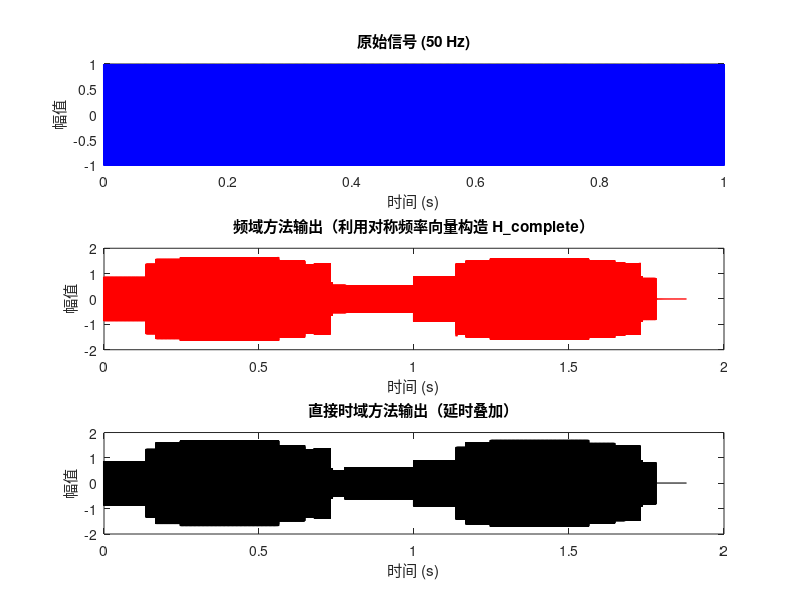

MATLAB code to generate this figure:
%% 参数设置
clc; clear; close all;

fs = 52734;         % 采样率 (Hz)
T = 1;             % 信号持续时间 (秒)
N = fs * T;        % 原始信号采样点数

% 信道参数：对于单频率（例如 50Hz），给出两条路径的参数（其他频率可以类似）
% 这里假设仅对 50Hz 下的信道参数有效
K = 10;
delay = rand(1,K);  % 单位秒
amp   = rand(1,K);
phase = zeros(1,K);

% 为了时域对齐，将延迟归零，即减去所有延迟的最小值
delay_shift = delay - min(delay);

% 目标时域输出长度：信号长度 + 最大延迟（归零后） + 余量
tgtlength = ceil((T + max(delay_shift) + 0.1)*fs);

%% 原始信号生成
% 仅使用 50 Hz 正弦信号
t = (0:N-1)/fs;
signal = 1*cos(2*pi*5000*t);

%% 【频域方法】构造完整信道频率响应（方式一：对称频率向量）
% 设 M 为零填充后的长度
M = tgtlength;

% 构造对称频率向量 f_vec
if mod(M,2) == 0
    f_vec = (-M/2:M/2-1)*(fs/M);
else
    f_vec = (-(M-1)/2:(M-1)/2)*(fs/M);
end

% 构造 H_tmp（中心化频谱），只针对 50 Hz 分量赋值
H_tmp = zeros(1,M);
for i = 1:length(delay)
    % 这里构造的频率响应覆盖全频带，但其实非目标频率处贡献为相位旋转
    H_tmp = H_tmp + amp(i)*exp(1j*phase(i)) .* exp(-1j*2*pi * f_vec * delay_shift(i));
end

% 将中心化频谱转换为 MATLAB 标准顺序
H_complete = ifftshift(H_tmp);

% 验证共轭对称（可选打印部分对比）
% 对于 k = 2...M/2, 理论要求 H_complete(M - k + 2) = conj(H_complete(k))
fprintf('验证共轭对称性（数值）：\n');
for k = 2:ceil(M/2)
    diff_val = norm( H_complete(M - k + 2) - conj(H_complete(k)) );
    fprintf('k = %d, 差值 = %e\n', k, diff_val);
end

%% 频域处理
% 将原始信号零填充到长度 M 后 FFT
x_padded = [signal, zeros(1, M-N)];
X = fft(x_padded, M);

% 频域乘法
Y = X .* H_complete;

% IFFT 得到时域输出
y_freq = ifft(Y, M);
t_freq = (0:M-1)/fs;

%% 【直接时域方法】分路径延时叠加
% 对于 50Hz 分量，直接将信号按各路径延时和幅值叠加
tgtsig = zeros(1, M);
for i = 1:length(delay)
    offset = ceil(delay_shift(i)*fs);  % 延迟转换为样本数
    idx_start = offset + 1;
    idx_end = offset + N;
    if idx_end > M
        valid_len = M - offset;
        tgtsig(idx_start:M) = tgtsig(idx_start:M) + amp(i)* signal(1:valid_len);
    else
        tgtsig(idx_start:idx_end) = tgtsig(idx_start:idx_end) + amp(i)* signal;
    end
end
y_direct = tgtsig;
t_direct = (0:M-1)/fs;

%% 绘图对比
figure;
subplot(3,1,1);
plot(t, signal, 'b','LineWidth',1.5);
xlabel('时间 (s)'); ylabel('幅值');
title('原始信号 (50 Hz)');

subplot(3,1,2);
plot(t_freq, real(y_freq), 'r','LineWidth',1.5);
xlabel('时间 (s)'); ylabel('幅值');
title('频域方法输出（利用对称频率向量构造 H\_complete）');

subplot(3,1,3);
plot(t_direct, y_direct, 'k','LineWidth',1.5);
xlabel('时间 (s)'); ylabel('幅值');
title('直接时域方法输出（延时叠加）');

%% 误差分析（比较一段区间内两种方法的输出）
compare_length = ceil((T + max(delay_shift))*fs);
err = norm(y_direct(1:compare_length) - real(y_freq(1:compare_length))) / norm(y_direct(1:compare_length));
fprintf('频域方法与直接时域方法输出的相对误差：%e\n', err);
